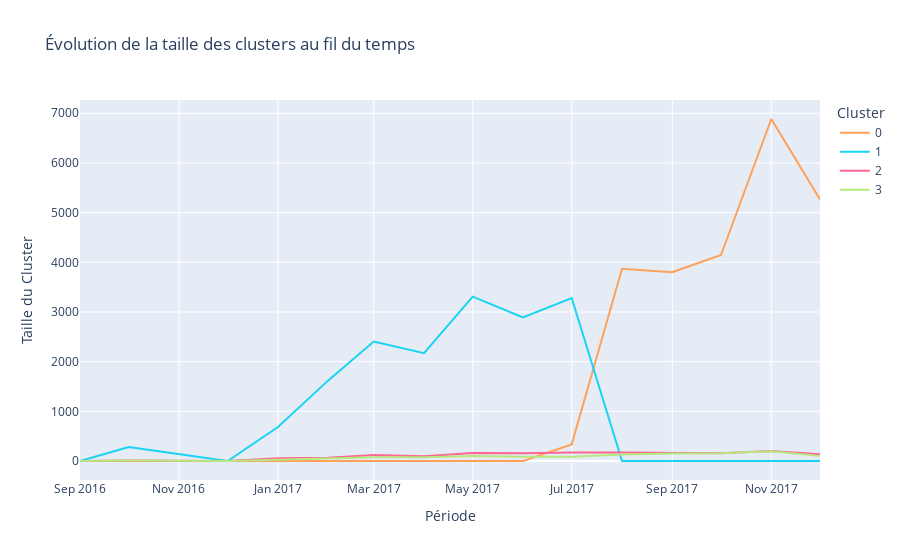

Notebook source saved alongside this figure:
### Code cell
resultats_clustering = simuler_clustering(data_T0, 'Date_Premier_Commande', 4, 4)  # vos_donnees, 'Date_Premier_Commande', nombre_de_periodes, nombre_de_clusters)

# Palette de couleurs personnalisée
couleurs_clusters = {'0': 'red', '1': 'blue', '2': 'green', '3': 'orange'}

data_with_periods = pd.concat([r['donnees'] for r in resultats_clustering], ignore_index=True)

# Conversion de 'Date_Derniere_Commande' en période (mois) et en chaîne de caractères pour Plotly
data_T0['periode'] = pd.to_datetime(data_T0['Date_Premier_Commande']).dt.to_period('M').astype(str)

# Calcul de la taille de chaque cluster par période
cluster_sizes = data_T0.groupby(['periode', 'Cluster']).size().reset_index(name='taille')

# Pivoter les données pour obtenir une colonne par cluster
pivot_table = cluster_sizes.pivot(index='periode', columns='Cluster', values='taille').fillna(0)

# Réinitialisation de l'index pour utiliser 'periode' comme une colonne normale
pivot_table = pivot_table.reset_index()

# Préparation des données pour le graphique linéaire
# Plotly a besoin de les avoir en format long
data_for_plot = pd.melt(pivot_table, id_vars='periode', var_name='Cluster', value_name='Taille')

# Création du graphique linéaire avec Plotly
fig = px.line(data_for_plot, x='periode', y='Taille', color='Cluster', color_discrete_map=couleurs_clusters,
              title='Évolution de la taille des clusters au fil du temps',
              labels={'periode': 'Période', 'Taille': 'Taille du Cluster', 'Cluster': 'Cluster'})

# Affichage du graphique
fig.show()

### Figure 1 — Plotly figure (JSON) as saved in the notebook; plotly's stock layout.template omitted (floating-point values rounded to 4 significant figures)
{"data": [{"hovertemplate": "Cluster=0<br>Période=%{x}<br>Taille du Cluster=%{y}<extra></extra>", "legendgroup": "0", "line": {"color": "#FFA15A", "dash": "solid"}, "marker": {"symbol": "circle"}, "mode": "lines", "name": "0", "orientation": "v", "showlegend": true, "type": "scatter", "x": ["2016-09", "2016-10", "2016-12", "2017-01", "2017-02", "2017-03", "2017-04", "2017-05", "2017-06", "2017-07", "2017-08", "2017-09", "2017-10", "2017-11", "2017-12"], "xaxis": "x", "y": [0, 0, 0, 0, 0, 0, 0, 0, 0, 335, 3871, 3799, 4146, 6885, 5264], "yaxis": "y"}, {"hovertemplate": "Cluster=1<br>Période=%{x}<br>Taille du Cluster=%{y}<extra></extra>", "legendgroup": "1", "line": {"color": "#19d3f3", "dash": "solid"}, "marker": {"symbol": "circle"}, "mode": "lines", "name": "1", "orientation": "v", "showlegend": true, "type": "scatter", "x": ["2016-09", "2016-10", "2016-12", "2017-01", "2017-02", "2017-03", "2017-04", "2017-05", "2017-06", "2017-07", "2017-08", "2017-09", "2017-10", "2017-11", "2017-12"], "xaxis": "x", "y": [1, 280, 0, 685, 1623, 2404, 2170, 3310, 2889, 3281, 0, 0, 0, 0, 0], "yaxis": "y"}, {"hovertemplate": "Cluster=2<br>Période=%{x}<br>Taille du Cluster=%{y}<extra></extra>", "legendgroup": "2", "line": {"color": "#FF6692", "dash": "solid"}, "marker": {"symbol": "circle"}, "mode": "lines", "name": "2", "orientation": "v", "showlegend": true, "type": "scatter", "x": ["2016-09", "2016-10", "2016-12", "2017-01", "2017-02", "2017-03", "2017-04", "2017-05", "2017-06", "2017-07", "2017-08", "2017-09", "2017-10", "2017-11", "2017-12"], "xaxis": "x", "y": [0, 10, 1, 53, 66, 121, 94, 163, 155, 172, 169, 170, 158, 202, 134], "yaxis": "y"}, {"hovertemplate": "Cluster=3<br>Période=%{x}<br>Taille du Cluster=%{y}<extra></extra>", "legendgroup": "3", "line": {"color": "#B6E880", "dash": "solid"}, "marker": {"symbol": "circle"}, "mode": "lines", "name": "3", "orientation": "v", "showlegend": true, "type": "scatter", "x": ["2016-09", "2016-10", "2016-12", "2017-01", "2017-02", "2017-03", "2017-04", "2017-05", "2017-06", "2017-07", "2017-08", "2017-09", "2017-10", "2017-11", "2017-12"], "xaxis": "x", "y": [0, 8, 0, 24, 46, 78, 73, 103, 86, 87, 130, 153, 156, 197, 101], "yaxis": "y"}], "layout": {"legend": {"title": {"text": "Cluster"}, "tracegroupgap": 0}, "title": {"text": "Évolution de la taille des clusters au fil du temps"}, "xaxis": {"anchor": "y", "domain": [0, 1], "title": {"text": "Période"}}, "yaxis": {"anchor": "x", "domain": [0, 1], "title": {"text": "Taille du Cluster"}}}}
